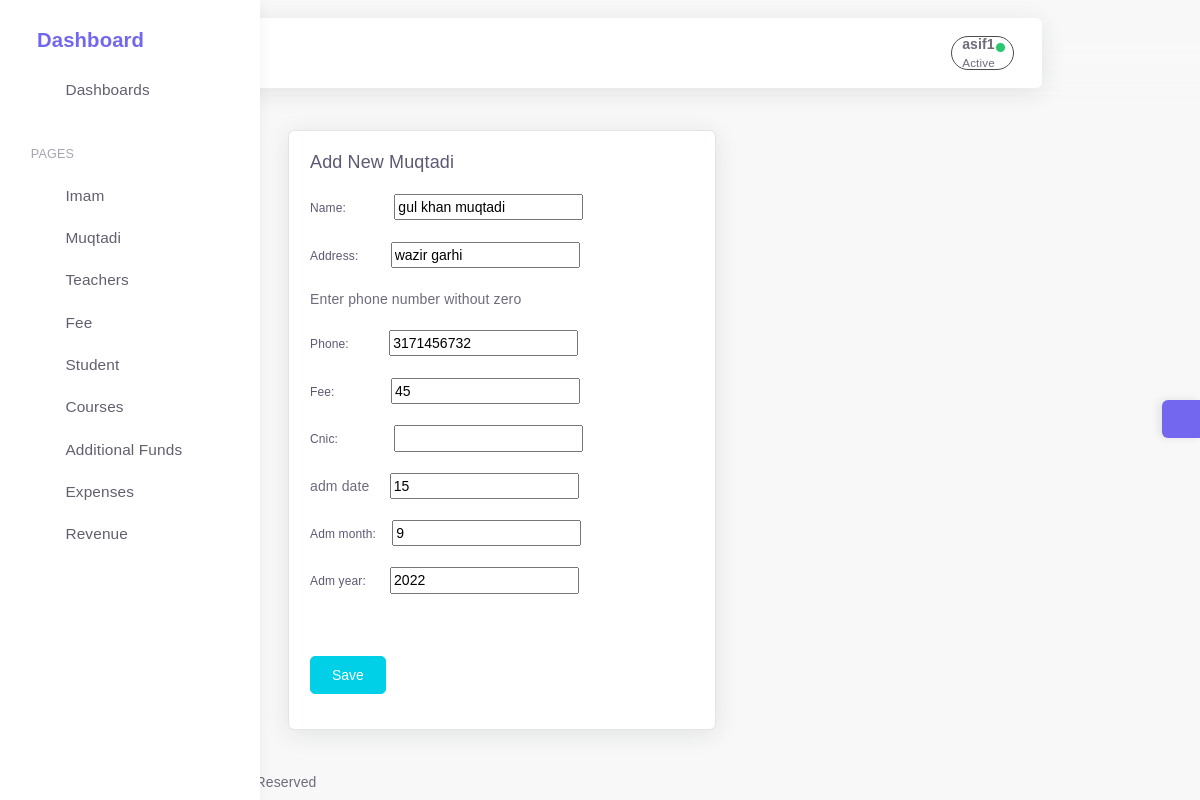
The page /empupdate/4 (signed in) on the database its author committed.
### app/models.py (models this page shows, shortened)
class Cusmanager(models.Model):
    is_deleted=models.BooleanField(default=False)
    objects=Softdeletemanager()
    allobjects=models.Manager()
    class Meta:
        abstract=True

class Muqtadi(Cusmanager):
        name=models.CharField(max_length=30)
        address=models.CharField(max_length=60,blank=True, null=True)
        cnic=models.CharField(blank=True, null=True,max_length=15,validators=[validate_cnic])
        phone=models.IntegerField(validators=[validate_phone],help_text="Enter phone number without zero")
        fee=models.IntegerField(validators=[validate_money])
        educenter=models.ForeignKey("Educenter",on_delete=models.CASCADE)
        admission_date=models.IntegerField(default=today.day,validators=[validate_date])
        adm_month=models.IntegerField(default=today.month)
        adm_year=models.IntegerField(default=today.year,validators=[validate_year])

### app/views.py (the view)
# urls.py: path('empupdate/<pk>',Empupdate.as_view(),name='empupdate'),
class Empupdate(LoginRequiredMixin,UpdateView):
    kwargs=id
    template_name="employ/empupdate.html"
    model=Muqtadi
    context_object_name="educen"
    fields='__all__'
    success_url="/employlist"

### app/cusmanager.py (called while the page is built)
    def get_queryset(self):
        return super().get_queryset().filter(is_deleted=False)

### app/models.py (called while the page is built)
    def __str__(self):
        return self.name

### templates/employ/empupdate.html (shortened to what this page needs)
{% extends 'base.html' %}
 {% block content %}
 <section id="input-sizing">
    <div class="row match-height">
        <div class="col-md-6 col-12">
            <div class="card">
                <div class="card-header">
                    <h4 class="card-title">Add New Muqtadi</h4>
                </div>
                <div class="card-body">
                    <div class="row">
                        <div class="col-12">
                            <form method='POST' novalidate>
        {{form.name.label_tag}}&nbsp;&nbsp;&nbsp;&nbsp;&nbsp;&nbsp;&nbsp;&nbsp;&nbsp;&nbsp;&nbsp;
        {{form.name}}
        <br><br>
        {{form.address.label_tag}}&nbsp;&nbsp;&nbsp;&nbsp;&nbsp;&nbsp;&nbsp;
        {{form.address}}
        <br><br>
        <span>{{form.phone.help_text}}
                                                  <br><br>
        {{form.phone.label_tag}}&nbsp;&nbsp;&nbsp;&nbsp;&nbsp;&nbsp;&nbsp;&nbsp;&nbsp;
        {{form.phone}}</span>
        <br><br>
        {{form.fee.label_tag}}&nbsp;&nbsp;&nbsp;&nbsp;&nbsp;&nbsp;&nbsp;&nbsp;&nbsp;&nbsp;&nbsp;&nbsp;&nbsp;
        {{form.fee}}
        <br><br>
        {{form.cnic.label_tag}}&nbsp;&nbsp;&nbsp;&nbsp;&nbsp;&nbsp;&nbsp;&nbsp;&nbsp;&nbsp;&nbsp;&nbsp;&nbsp;
        {{form.cnic}}
        <br><br>
        adm date &nbsp;&nbsp;&nbsp;
        {{form.admission_date}}
        <br><br>
        {{form.adm_month.label_tag}}&nbsp;&nbsp;&nbsp;
        {{form.adm_month}}
        <br><br>
        {{form.adm_year.label_tag}}&nbsp;&nbsp;&nbsp;&nbsp;&nbsp;
        {{form.adm_year}}
        <br><br>
                             {% if request.user.is_superuser %}
                                    <span >
                                    {{form.educenter.errors}}
                                    {{form.educenter.label_tag}}
                                    {{form.educenter}}</span>
                                    <br><br>
                                {% else %}
                                <br><br>
                                {% endif %}
        <button class="btn btn-info ton" type="submit">Save</button>
 </form>
                        </div>
                    </div>
                </div>
            </div>
        </div>
    </div>
 </section>
 {% endblock %}

### templates/base.html (shortened to what this page needs)
{% load static %}
<html class="loading" lang="en" data-textdirection="ltr">
<head>
 <link href="https://cdn.jsdelivr.net/npm/select2@4.1.0-beta.1/dist/css/select2.min.css" rel="stylesheet" />
    <link rel="stylesheet" type="text/css" href="{% static '/app-assets/vendors/css/vendors.min.css' %}">
    <link rel="stylesheet" type="text/css" href="{% static '/app-assets/vendors/css/extensions/toastr.min.css' %}">
    <link rel="stylesheet" type="text/css " href="{% static '/app-assets/vendors/css/charts/apexcharts.css' %}">
    <link rel="stylesheet" href="https://cdn.jsdelivr.net/npm/bootstrap@4.6.0/dist/css/bootstrap.min.css">
    <link rel="stylesheet" type="text/css" href="{% static '/app-assets/css/bootstrap-extended.min.css' %}">
    <link rel="stylesheet" type="text/css" href="{% static '/app-assets/css/bootstrap.min.css' %}">
    <link rel="stylesheet" type="text/css" href="{% static '/app-assets/css/colors.min.css' %}">
    <link rel="stylesheet" type="text/css" href="{% static '/app-assets/css/components.min.css' %}">
    <link rel="stylesheet" type="text/css" href="{% static '/app-assets/css/themes/dark-layout.min.css' %}">
    <link rel="stylesheet" type="text/css" href="{% static '/app-assets/css/themes/bordered-layout.min.css' %}">
    <link rel="stylesheet" type="text/css" href="{% static '/app-assets/css/themes/semi-dark-layout.min.css' %}">
    <link rel="stylesheet" type="text/css" href="{% static '/app-assets/css/core/menu/menu-types/vertical-menu.min.css' %}">
    <link rel="stylesheet" type="text/css" href="{% static '/app-assets/css/pages/dashboard-ecommerce.min.css' %}">
    <link rel="stylesheet" type="text/css" href="{% static '/app-assets/css/plugins/charts/chart-apex.min.css' %}">
    <link rel="stylesheet" type="text/css" href="{% static '/app-assets/css/plugins/extensions/ext-component-toastr.min.css' %}">
    <link rel="stylesheet" type="text/css" href="{% static '/assets/css/style.css' %}">
</head>
<body class="vertical-layout vertical-menu-modern  navbar-floating footer-static  mainbody" data-open="click" data-menu="vertical-menu-modern" data-col="">
    <span style="display:none;">{% now "Y" as cyear %} {% now "n" as cmonth%}</span>
<nav class="header-navbar navbar navbar-expand-lg align-items-center floating-nav navbar-light navbar-shadow container-xxl">
    <div class="navbar-container d-flex content">
        <div class="bookmark-wrapper d-flex align-items-center">
            <ul class="nav navbar-nav">
                <li class="nav-item d-none d-lg-block"><a class="nav-link bookmark-star"><i class="ficon text-warning" data-feather="star"></i></a>
                </li>
            </ul>
        </div>
        <ul class="nav navbar-nav align-items-center ml-auto rounded">
            {% if request.user.is_authenticated %}
            <li class="nav-item dropdown dropdown-user border-dark"  style="padding:0px; margin:0px; border-radius:90px;"><a class=" nav-link dropdown-toggle dropdown-user-link"  href="javascript:void(0);" data-toggle="dropdown" aria-haspopup="true" aria-expanded="false">
                <div class="user-nav d-sm-flex d-none"><span class="user-name font-weight-bolder">{{request.user}}</span><span class="user-status">Active</span></div><span class="avatar"><span class="avatar-status-online"></span></span></a>
            </li>
            {% endif %}
        </ul>
    </div>
</nav>
<div class="main-menu menu-fixed menu-light menu-accordion menu-shadow" data-scroll-to-active="true">
    <div class="navbar-header">
        <ul class="nav navbar-nav flex-row">
            <li class="nav-item mr-auto"><a class="navbar-brand" href="/">
                    <h2 class="brand-text">Dashboard</h2></a></li>
            <li class="nav-item nav-toggle"><a class="nav-link modern-nav-toggle pr-0" data-toggle="collapse"><i class="d-none d-xl-block collapse-toggle-icon font-medium-4  text-primary" data-feather="disc" data-ticon="disc"></i></a></li>
        </ul>
    </div>
    <div class="main-menu-content">
        <ul class="navigation navigation-main" id="main-menu-navigation" data-menu="menu-navigation">
            <li class=" nav-item"><a class="d-flex align-items-center" href="/"><i data-feather="home"></i><span class="menu-title text-truncate" data-i18n="Dashboards">Dashboards</span></a>
            </li>
            <li class=" navigation-header  align-items-center"><span data-i18n="Apps &amp; Pages">   Pages</span><i data-feather="more-horizontal"></i>
            <li class=" nav-item"><a class="d-flex align-items-center" href="{% url 'imamlist'%}"><i data-feather="users"></i><span class="menu-title text-truncate" data-i18n="Chat">Imam </span></a>
            </li>
            <li class=" nav-item"><a class="d-flex align-items-center" href="{% url 'emplist'%}"><i data-feather="users"></i><span class="menu-title text-truncate" data-i18n="Todo">Muqtadi</span></a>
            </li>
            <li class=" nav-item"><a class="d-flex align-items-center" href="{% url 'teacherlist'%}"><i data-feather="users"></i><span class="menu-title text-truncate" data-i18n="Calendar">Teachers</span></a>
            </li>
            <li class=" nav-item"><a class="d-flex align-items-center" href="{% url 'paytmentmenue'%}"><i data-feather="dollar-sign"></i><span class="menu-title text-truncate" data-i18n="Kanban">Fee</span></a>
            </li>
            <li class=" nav-item"><a class="d-flex align-items-center" href="{% url 'stulist'%}"><i data-feather="users"></i><span class="menu-title text-truncate" data-i18n="Kanban">Student</span></a>
            </li>
            <li class=" nav-item"><a class="d-flex align-items-center" href="{% url 'courseslist'%}"><i data-feather="book"></i><span class="menu-title text-truncate" data-i18n="Kanban">Courses</span></a>
            </li>
            </li>
            <li class=" nav-item"><a class="d-flex align-items-center" href="{% url 'sidefundlist' cmonth cyear %}"><i data-feather="briefcase"></i><span class="menu-title text-truncate" data-i18n="Kanban">Additional Funds</span></a>
            </li>
            <li class=" nav-item"><a class="d-flex align-items-center" href="{% url 'expenselist' cmonth cyear %}"><i data-feather="shopping-bag"></i><span class="menu-title text-truncate" data-i18n="Kanban">Expenses</span></a>
            </li>
            {% now "n" as current_month %}
            {% now "Y" as current_year %}
            <li class=" nav-item"><a class="d-flex align-items-center" href="{% url 'showrevenue'  current_month current_year %}"><i data-feather="pocket"></i><span class="menu-title text-truncate" data-i18n="Kanban">Revenue</span></a>
            </li>
        </ul>
    </div>
</div>
<div class="app-content content">
    <div class="content-wrapper container-xxl p-0">
        <div class="content-header row">
        </div>
        <div class="content-body">
            <section id="multiple-column-form sect" class="mainsection float-center ">
                    {% block content %}
                    {% endblock content %}
            </section>
        </div>
    </div>
</div>
<div class="customizer d-none d-md-block"><a class="customizer-toggle d-flex align-items-center justify-content-center" href="javascript:void(0);"><i class="spinner" data-feather="settings"></i></a>
</div>
<footer class="footer footer-static footer-light">
  <p class="clearfix mb-0"><span class="float-md-left d-block d-md-inline-block mt-25">COPYRIGHT  &copy; 2022<a class="ml-25" href="https://1.envato.market/pixinvent_portfolio" target="_blank">test</a><span class="d-none d-sm-inline-block">, All rights Reserved</span></span></p>
</footer>
</body>
</html>

### rows shown on the page
Muqtadi: name "gul khan muqtadi", address "wazir garhi", phone "3171456732", fee "45", admission_date "15", adm_month "9", adm_year "2022"

### other values the page prints
{{ request.user }} "asif1"
